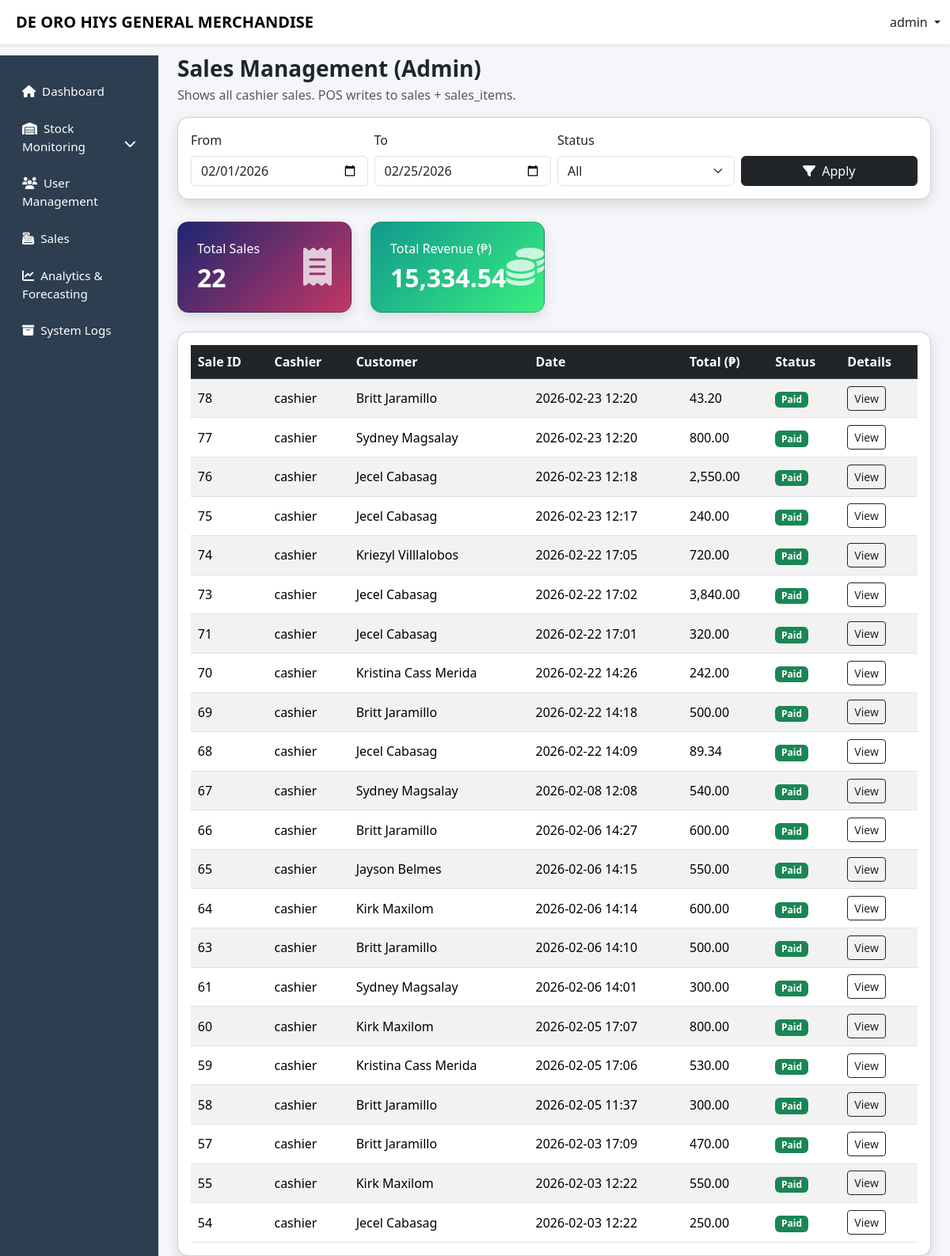
Page /capstone/admin/sales.php (signed in) on the committed database.
### tables this page shows
CREATE TABLE `sales` (
  `sale_id` int(11) NOT NULL,
  `user_id` int(11) DEFAULT NULL,
  `customer_id` int(11) DEFAULT NULL,
  `sale_date` datetime NOT NULL,
  `total_amount` decimal(10,2) DEFAULT NULL,
  `status` varchar(30) NOT NULL DEFAULT 'pending',
  `created_at` timestamp NOT NULL DEFAULT current_timestamp()
);

CREATE TABLE `users` (
  `user_id` int(11) NOT NULL,
  `username` varchar(50) NOT NULL,
  `password` varchar(255) NOT NULL,
  `first_name` varchar(50) DEFAULT NULL,
  `last_name` varchar(50) DEFAULT NULL,
  `phone` varchar(20) DEFAULT NULL,
  `role` varchar(20) NOT NULL,
  `created_at` timestamp NOT NULL DEFAULT current_timestamp(),
  `status` enum('active','inactive') DEFAULT 'active'
);

### capstone/admin/sales.php (the view, shortened to what this page needs)
<?php
include '../config/db.php';
function h($v){ return htmlspecialchars((string)$v, ENT_QUOTES, 'UTF-8'); }
function statusBadge($status){
  $st = strtolower(trim($status ?? ''));
  if($st === 'paid') return 'bg-success';
  return 'bg-secondary';
}
$from = $_GET['from'] ?? date('Y-m-01');
$to = $_GET['to'] ?? date('Y-m-d');
$status = strtolower(trim($_GET['status'] ?? 'all'));
$where = "WHERE DATE(s.sale_date) BETWEEN ? AND ? AND (s.status IS NULL OR LOWER(s.status) <> 'cancelled')";
$params = [$from, $to];
$types = "ss";
$stmt = $conn->prepare("
  SELECT
    COUNT(*) AS total_sales,
    IFNULL(SUM(s.total_amount),0) AS total_revenue
  FROM sales s
  $where
");
$stmt->bind_param($types, ...$params);
$stmt->execute();
$summary = $stmt->get_result()->fetch_assoc();
$stmt = $conn->prepare("
  SELECT
    s.sale_id, s.user_id, s.customer_id, s.sale_date, s.total_amount, s.status,
    u.username AS cashier_username,
    CONCAT(IFNULL(c.first_name,''),' ',IFNULL(c.last_name,'')) AS customer_name
  FROM sales s
  LEFT JOIN users u ON s.user_id = u.user_id
  LEFT JOIN customers c ON s.customer_id = c.customer_id
  $where
  ORDER BY s.sale_date DESC
");
$stmt->bind_param($types, ...$params);
$stmt->execute();
$result = $stmt->get_result();
$salesRows = [];
while($row = $result->fetch_assoc()){
  $salesRows[] = $row;
}
?>
<!DOCTYPE html>
<html lang="en">
<head>
<link href="https://cdn.jsdelivr.net/npm/bootstrap@5.3.2/dist/css/bootstrap.min.css" rel="stylesheet">
<link href="https://cdnjs.cloudflare.com/ajax/libs/font-awesome/6.5.1/css/all.min.css" rel="stylesheet">
<link href="../css/layout.css" rel="stylesheet">
</head>
<body>
<?php include '../includes/topnav.php'; ?>
<div class="container-fluid">
<div class="row">
<?php include '../includes/admin_sidebar.php'; ?>
<main class="col-lg-10 ms-sm-auto px-4 main-content">
  <div class="d-flex justify-content-between align-items-center flex-wrap gap-2">
    <div>
      <h3 class="fw-bold mb-1">Sales Management (Admin)</h3>
      <div class="text-muted">Shows all cashier sales. POS writes to sales + sales_items.</div>
    </div>
  </div>
  <div class="card modern-card mt-3">
    <div class="card-body">
      <form class="row g-2 align-items-end">
        <div class="col-12 col-md-3">
          <label class="form-label">From</label>
          <input type="date" name="from" class="form-control" value="<?= h($from) ?>">
        </div>
        <div class="col-12 col-md-3">
          <label class="form-label">To</label>
          <input type="date" name="to" class="form-control" value="<?= h($to) ?>">
        </div>
        <div class="col-12 col-md-3">
          <label class="form-label">Status</label>
          <select name="status" class="form-select">
            <option value="all" <?= $status==='all'?'selected':'' ?>>All</option>
          </select>
        </div>
        <div class="col-12 col-md-3">
          <button class="btn btn-dark w-100"><i class="fa-solid fa-filter me-1"></i> Apply</button>
        </div>
      </form>
    </div>
  </div>
  <div class="row g-4 mt-1">
    <div class="col-12 col-md-6 col-lg-3">
      <div class="card modern-card bg-gradient-primary text-white p-4">
        <div class="d-flex justify-content-between align-items-center">
          <div>
            <h6 class="fw-light">Total Sales</h6>
            <h2 class="fw-bold mb-0"><?= (int)($summary['total_sales'] ?? 0) ?></h2>
          </div>
          <i class="fas fa-receipt fa-3x opacity-75"></i>
        </div>
      </div>
    </div>
    <div class="col-12 col-md-6 col-lg-3">
      <div class="card modern-card bg-gradient-success text-white p-4">
        <div class="d-flex justify-content-between align-items-center">
          <div>
            <h6 class="fw-light">Total Revenue (₱)</h6>
            <h2 class="fw-bold mb-0"><?= number_format((float)($summary['total_revenue'] ?? 0),2) ?></h2>
          </div>
          <i class="fas fa-coins fa-3x opacity-75"></i>
        </div>
      </div>
    </div>
  </div>
  <div class="card modern-card mt-4">
    <div class="card-body table-responsive">
      <table class="table table-striped table-hover align-middle mb-0">
        <thead class="table-dark">
          <tr>
            <th>Sale ID</th>
            <th>Cashier</th>
            <th>Customer</th>
            <th>Date</th>
            <th>Total (₱)</th>
            <th>Status</th>
            <th>Details</th>
          </tr>
        </thead>
        <tbody>
          <?php if(count($salesRows) > 0): ?>
            <?php foreach($salesRows as $row): ?>
              <?php $st = strtolower(trim($row['status'] ?? '')); ?>
              <tr>
                <td><?= (int)$row['sale_id'] ?></td>
                <td><?= h($row['cashier_username'] ?? 'N/A') ?></td>
                <td><?= h(trim($row['customer_name'] ?? '') ?: 'Walk-in') ?></td>
                <td><?= $row['sale_date'] ? date('Y-m-d H:i', strtotime($row['sale_date'])) : '' ?></td>
                <td><?= number_format((float)$row['total_amount'],2) ?></td>
                <td>
                  <span class="badge <?= statusBadge($row['status']) ?>">
                    <?= h(ucfirst($st ?: 'unknown')) ?>
                  </span>
                </td>
                <td>
                  <button class="btn btn-sm btn-outline-dark"
                          data-bs-toggle="modal"
                          data-bs-target="#saleModal<?= (int)$row['sale_id'] ?>">
                    View
                  </button>
                </td>
              </tr>
            <?php endforeach; ?>
          <?php else: ?>
            <tr><td colspan="7" class="text-center text-muted">No sales found for your filters.</td></tr>
          <?php endif; ?>
        </tbody>
      </table>
    </div>
  </div>
</main>
</div>
</div>
</body>
</html>

### capstone/css/layout.css (style rules this page uses)
body { background:#f4f6f9; padding-top: 60px; }
.modern-card { border-radius:14px; box-shadow:0 6px 16px rgba(0,0,0,.12); transition:.3s; }
.main-content { padding-top:0px; }
.bg-gradient-primary { background:linear-gradient(135deg,#1d2671,#c33764); }
.bg-gradient-success { background:linear-gradient(135deg,#11998e,#38ef7d); }
.table td, .table th { padding:0.55rem; vertical-align: middle; }
.table td,.table th { vertical-align:middle; }
table td, .table th { padding:0.55rem; vertical-align: middle; }
body { background:#f4f6f9; padding-top:70px; }
.modern-card { border-radius:14px; box-shadow:0 6px 16px rgba(0,0,0,.12); }
.table td, .table th { vertical-align: middle; }

### rows in the picture
sales: sale_id "78", user.username "cashier", customer_name "Britt Jaramillo", sale_date "2026-02-23 12:20", total_amount "43.20", status "Paid"
sales: sale_id "77", user.username "cashier", customer_name "Sydney Magsalay", sale_date "2026-02-23 12:20", total_amount "800.00", status "Paid"
sales: sale_id "76", user.username "cashier", customer_name "Jecel Cabasag", sale_date "2026-02-23 12:18", total_amount "2,550.00", status "Paid"
sales: sale_id "75", user.username "cashier", customer_name "Jecel Cabasag", sale_date "2026-02-23 12:17", total_amount "240.00", status "Paid"
sales: sale_id "74", user.username "cashier", customer_name "Kriezyl Villlalobos", sale_date "2026-02-22 17:05", total_amount "720.00", status "Paid"
sales: sale_id "73", user.username "cashier", customer_name "Jecel Cabasag", sale_date "2026-02-22 17:02", total_amount "3,840.00", status "Paid"
sales: sale_id "71", user.username "cashier", customer_name "Jecel Cabasag", sale_date "2026-02-22 17:01", total_amount "320.00", status "Paid"
sales: sale_id "70", user.username "cashier", customer_name "Kristina Cass Merida", sale_date "2026-02-22 14:26", total_amount "242.00", status "Paid"
sales: sale_id "69", user.username "cashier", customer_name "Britt Jaramillo", sale_date "2026-02-22 14:18", total_amount "500.00", status "Paid"
sales: sale_id "68", user.username "cashier", customer_name "Jecel Cabasag", sale_date "2026-02-22 14:09", total_amount "89.34", status "Paid"
sales: sale_id "67", user.username "cashier", customer_name "Sydney Magsalay", sale_date "2026-02-08 12:08", total_amount "540.00", status "Paid"
sales: sale_id "66", user.username "cashier", customer_name "Britt Jaramillo", sale_date "2026-02-06 14:27", total_amount "600.00", status "Paid"
sales: sale_id "65", user.username "cashier", customer_name "Jayson Belmes", sale_date "2026-02-06 14:15", total_amount "550.00", status "Paid"
sales: sale_id "64", user.username "cashier", customer_name "Kirk Maxilom", sale_date "2026-02-06 14:14", total_amount "600.00", status "Paid"
sales: sale_id "63", user.username "cashier", customer_name "Britt Jaramillo", sale_date "2026-02-06 14:10", total_amount "500.00", status "Paid"
sales: sale_id "61", user.username "cashier", customer_name "Sydney Magsalay", sale_date "2026-02-06 14:01", total_amount "300.00", status "Paid"
sales: sale_id "60", user.username "cashier", customer_name "Kirk Maxilom", sale_date "2026-02-05 17:07", total_amount "800.00", status "Paid"
sales: sale_id "59", user.username "cashier", customer_name "Kristina Cass Merida", sale_date "2026-02-05 17:06", total_amount "530.00", status "Paid"
sales: sale_id "58", user.username "cashier", customer_name "Britt Jaramillo", sale_date "2026-02-05 11:37", total_amount "300.00", status "Paid"
sales: sale_id "57", user.username "cashier", customer_name "Britt Jaramillo", sale_date "2026-02-03 17:09", total_amount "470.00", status "Paid"
sales: sale_id "55", user.username "cashier", customer_name "Kirk Maxilom", sale_date "2026-02-03 12:22", total_amount "550.00", status "Paid"
sales: sale_id "54", user.username "cashier", customer_name "Jecel Cabasag", sale_date "2026-02-03 12:22", total_amount "250.00", status "Paid"

### other values in the picture
$username "admin"
$summary['total_sales'] "22"
$summary['total_revenue'] "15,334.54"
